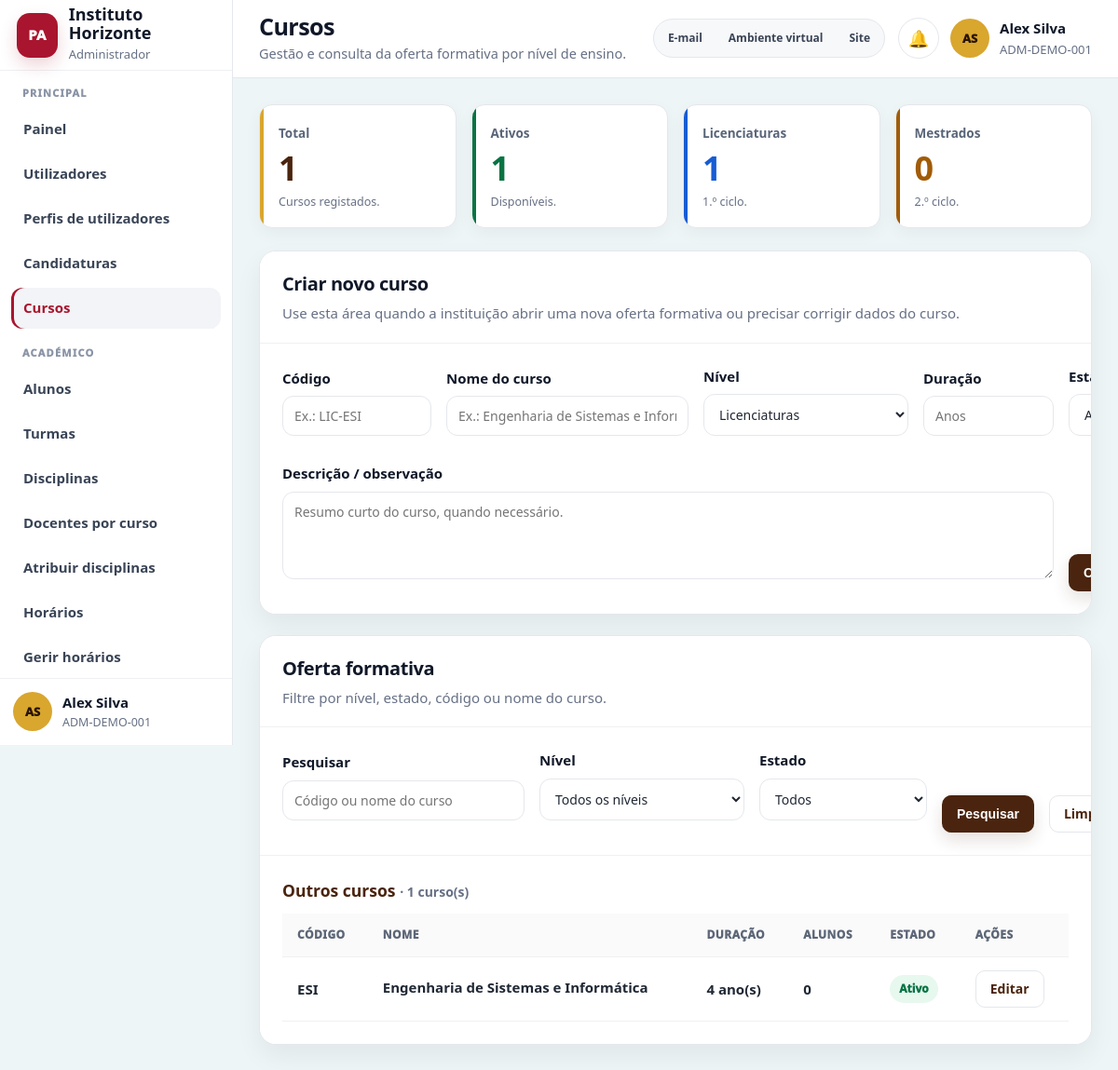
Screenshot of /pages/cursos.php (signed in) with the database file from the repository.
### tables this page shows
CREATE TABLE `users` (
    `id` INT AUTO_INCREMENT PRIMARY KEY,
    `institutional_id` VARCHAR(80) NULL UNIQUE,
    `full_name` VARCHAR(180) NOT NULL,
    `email` VARCHAR(180) NOT NULL UNIQUE,
    `personal_email` VARCHAR(180) NULL,
    `phone` VARCHAR(50) NULL,
    `birth_date` DATE NULL,
    `document_type` VARCHAR(80) NULL,
    `document_number` VARCHAR(100) NULL,
    `address` TEXT NULL,
    `password_hash` VARCHAR(255) NOT NULL,
    `role` VARCHAR(50) NULL,
    `roles` TEXT NULL,
    `status` VARCHAR(30) NOT NULL DEFAULT 'active',
    `is_active` TINYINT(1) NOT NULL DEFAULT 1,
    `must_change_password` TINYINT(1) NOT NULL DEFAULT 0,
    `profile_photo` VARCHAR(255) NULL,
    `identity_document_file` VARCHAR(255) NULL,
    `last_login_at` DATETIME NULL,
    `created_at` DATETIME NOT NULL DEFAULT CURRENT_TIMESTAMP,
    `updated_at` DATETIME NULL DEFAULT NULL ON UPDATE CURRENT_TIMESTAMP,
    INDEX `idx_users_institutional_id` (`institutional_id`),
    INDEX `idx_users_email` (`email`),
    INDEX `idx_users_role` (`role`),
    INDEX `idx_users_status` (`status`)
);

CREATE TABLE `courses` (
    `id` INT AUTO_INCREMENT PRIMARY KEY,
    `code` VARCHAR(50) NOT NULL UNIQUE,
    `name` VARCHAR(180) NOT NULL,
    `level` VARCHAR(50) NOT NULL DEFAULT 'licenciatura',
    `duration_years` INT NULL,
    `description` TEXT NULL,
    `status` VARCHAR(20) NOT NULL DEFAULT 'active',
    `created_at` DATETIME NOT NULL DEFAULT CURRENT_TIMESTAMP,
    `updated_at` DATETIME NULL DEFAULT NULL ON UPDATE CURRENT_TIMESTAMP,
    INDEX `idx_courses_level` (`level`),
    INDEX `idx_courses_status` (`status`)
);

### pages/cursos.php (the view, shortened to what the rows shown need)
<?php
require_once __DIR__ . '/../includes/portal_layout.php';
require_any_role(['admin','secretaria','direcao','coordenador']);
$user = current_user();
$role = portal_user_role($user);
$canManage = in_array($role, ['admin', 'secretaria'], true);
$editId = (int) ($_GET['editar'] ?? 0);
$levelLabels = [
    'licenciatura' => 'Licenciaturas',
    'mestrado' => 'Mestrados',
    'mestrado_integrado' => 'Mestrados Integrados',
    'doutoramento' => 'Doutoramentos',
    'especializacao' => 'Especializações',
    'formacao_permanente' => 'Formação Permanente',
];
$where = [];
$params = [];
$whereSql = $where ? 'WHERE ' . implode(' AND ', $where) : '';
$courses = portal_rows($pdo, "
    SELECT courses.*, COUNT(students.id) AS students_total
    FROM courses
    LEFT JOIN students ON students.course_id = courses.id
    {$whereSql}
    GROUP BY courses.id
    ORDER BY FIELD(courses.level,'licenciatura','mestrado','mestrado_integrado','doutoramento','especializacao','formacao_permanente'), courses.name ASC
", $params);
$grouped = [];
foreach ($courses as $c) { $grouped[$c['level'] ?? 'outros'][] = $c; }
$editing = $editId > 0 ? portal_one($pdo, "SELECT * FROM courses WHERE id = ? LIMIT 1", [$editId]) : null;
portal_layout_start('cursos','Cursos','Gestão e consulta da oferta formativa por nível de ensino.',$role);
?>
<?php if ($canManage): ?>
<div class="ui-panel">
    <div class="ui-panel-header">
        <div>
            <h2><?= $editing ? 'Editar curso' : 'Criar novo curso'; ?></h2>
        </div>
    </div>
</div>
<?php endif; ?>
<div class="ui-panel">
    <div class="ui-panel-header"><div><h2>Oferta formativa</h2><p>Filtre por nível, estado, código ou nome do curso.</p></div></div>
    <div class="ui-panel-body" style="display:grid;gap:24px;">
        <?php foreach($grouped as $lvl=>$items): ?>
            <section>
                <h3 style="margin:0 0 12px;color:var(--ui-brown-900);"><?= e($levelLabels[$lvl] ?? 'Outros cursos'); ?> <small style="color:var(--ui-muted);font-size:14px;">· <?= count($items); ?> curso(s)</small></h3>
                <div class="ui-table-wrap"><table class="ui-table"><thead><tr><th>Código</th><th>Nome</th><th>Duração</th><th>Alunos</th><th>Estado</th><?php if($canManage): ?><th>Ações</th><?php endif; ?></tr></thead><tbody><?php foreach($items as $c): ?><tr><td><?= e($c['code']??'-'); ?></td><td><strong><?= e($c['name']??'-'); ?></strong><small><?= e($levelLabels[$c['level'] ?? ''] ?? ''); ?></small></td><td><?= e((string)($c['duration_years']??'-')); ?> ano(s)</td><td><?= (int)($c['students_total']??0); ?></td><td><span class="ui-badge <?= e(portal_badge_class($c['status']??'')); ?>"><?= e(portal_label_status($c['status']??'')); ?></span></td><?php if($canManage): ?><td><a class="ui-btn ui-btn-ghost" href="<?= e(APP_URL); ?>/pages/cursos.php?editar=<?= (int)$c['id']; ?>">Editar</a></td><?php endif; ?></tr><?php endforeach; ?></tbody></table></div>
            </section>
        <?php endforeach; ?>
    </div>
</div>
<?php portal_layout_end(); ?>

### includes/portal_layout.php (shortened to what the rows shown need)
<?php
require_once __DIR__ . '/auth.php';
require_once __DIR__ . '/portal_ui_helpers.php';
if (file_exists(__DIR__ . '/notification_widget.php')) {
    require_once __DIR__ . '/notification_widget.php';
}
if (!function_exists('portal_initials')) {
    function portal_initials(string $name): string
    {
        return portal_initials_safe($name);
    }
}
if (!function_exists('portal_user_photo_url')) {
    function portal_user_photo_url(array $user): string
    {
        $photo = trim((string) ($user['profile_photo'] ?? ''));
        if ($photo === '') {
            return '';
        }
        return APP_URL . '/' . ltrim($photo, '/');
    }
}
if (!function_exists('portal_avatar_html')) {
    function portal_avatar_html(array $user, string $name, string $class = 'ui-avatar-sm'): string
    {
        $photoUrl = portal_user_photo_url($user);
        return '<div class="' . e($class) . '">' . e(portal_initials($name)) . '</div>';
    }
}
if (!function_exists('portal_layout_start')) {
    function portal_layout_start(string $activeMenu, string $title, string $subtitle = '', ?string $forcedRole = null): void
    {
        $user = current_user();
        global $pdo;
        if (isset($pdo) && $pdo instanceof PDO && function_exists('portal_one')) {
            $freshUser = portal_one($pdo, "SELECT * FROM users WHERE id = ? LIMIT 1", [(int) ($user['id'] ?? 0)]);
            if ($freshUser) {
                $user = array_merge($user, $freshUser);
            }
        }
        $userName = (string) ($user['full_name'] ?? 'Utilizador');
        $userCode = (string) ($user['institutional_id'] ?? '');
        ?>
<!DOCTYPE html>
<html lang="pt-CV">
<head>
    <link rel="stylesheet" href="<?= e(APP_URL); ?>/assets/css/portal-modern.css">
</head>
<body class="ui-body">
<div class="ui-shell">
    <aside class="ui-sidebar">
        <div class="ui-sidebar-footer">
            <div class="ui-mini-user">
                <?= portal_avatar_html($user, $userName, 'ui-avatar-sm'); ?>
                <div>
                    <strong><?= e($userName); ?></strong>
                    <span><?= e($userCode); ?></span>
                </div>
            </div>
        </div>
    </aside>
    <main class="ui-main">
        <header class="ui-topbar">
            <div>
                <h1><?= e($title); ?></h1>
            </div>
            <div class="ui-topbar-actions">
                <?php if (function_exists('render_notification_user_box')): ?>
                    <?php render_notification_user_box($user, $userCode, 'ui'); ?>
                <?php endif; ?>
            </div>
        </header>
        <section class="ui-content">
        <?php
    }
}
if (!function_exists('portal_layout_end')) {
    function portal_layout_end(): void
    {
        ?>
        </section>
    </main>
</div>
</body>
</html>
        <?php
    }
}

### includes/notification_widget.php (shortened to what the rows shown need)
<?php
if (!function_exists('notify_initials')) {
    function notify_initials(string $name): string
    {
        return function_exists('portal_initials_safe') ? portal_initials_safe($name) : 'PA';
    }
}
if (!function_exists('render_notification_user_box')) {
    function render_notification_user_box(array $user, string $subtitle = '', string $theme = 'ui'): void
    {
        $name = (string) ($user['full_name'] ?? 'Utilizador');
        $code = $subtitle !== '' ? $subtitle : (string) ($user['institutional_id'] ?? '');
        $photoUrl = function_exists('portal_user_photo_url') ? portal_user_photo_url($user) : '';
        ?>
        <div class="notification-user-area">
            <details class="notify-menu">
                <summary class="notify-trigger" aria-label="Abrir notificações" title="Notificações">
                    <span class="notify-icon" aria-hidden="true">🔔</span>
                </summary>
            </details>
            <div class="ui-user-box">
                <?php if ($photoUrl !== ''): ?>
                    <img class="ui-avatar-sm is-photo" src="<?= e($photoUrl); ?>" alt="Fotografia de perfil">
                <?php else: ?>
                    <div class="ui-avatar-sm"><?= e(notify_initials($name)); ?></div>
                <?php endif; ?>
                <div>
                    <strong><?= e($name); ?></strong>
                    <span><?= e($code); ?></span>
                </div>
            </div>
        </div>
        <?php
    }
}

### rows the page displays
users: full_name "AS", full_name "Alex Silva", institutional "ADM-DEMO-001"
courses: code "ESI", name "Engenharia de Sistemas e Informática", duration_years "4", students_total "0", status "Ativo"

### other values shown
$roleLabel "Administrador"
portal_section_label($section) "PRINCIPAL"
$item['label'] "Painel"
$item['label'] "Utilizadores"
$item['label'] "Perfis de utilizadores"
$item['label'] "Candidaturas"
$item['label'] "Cursos"
portal_section_label($section) "ACADÉMICO"
$item['label'] "Alunos"
$item['label'] "Turmas"
$item['label'] "Disciplinas"
$item['label'] "Docentes por curso"
$item['label'] "Atribuir disciplinas"
$item['label'] "Horários"
$item['label'] "Gerir horários"
